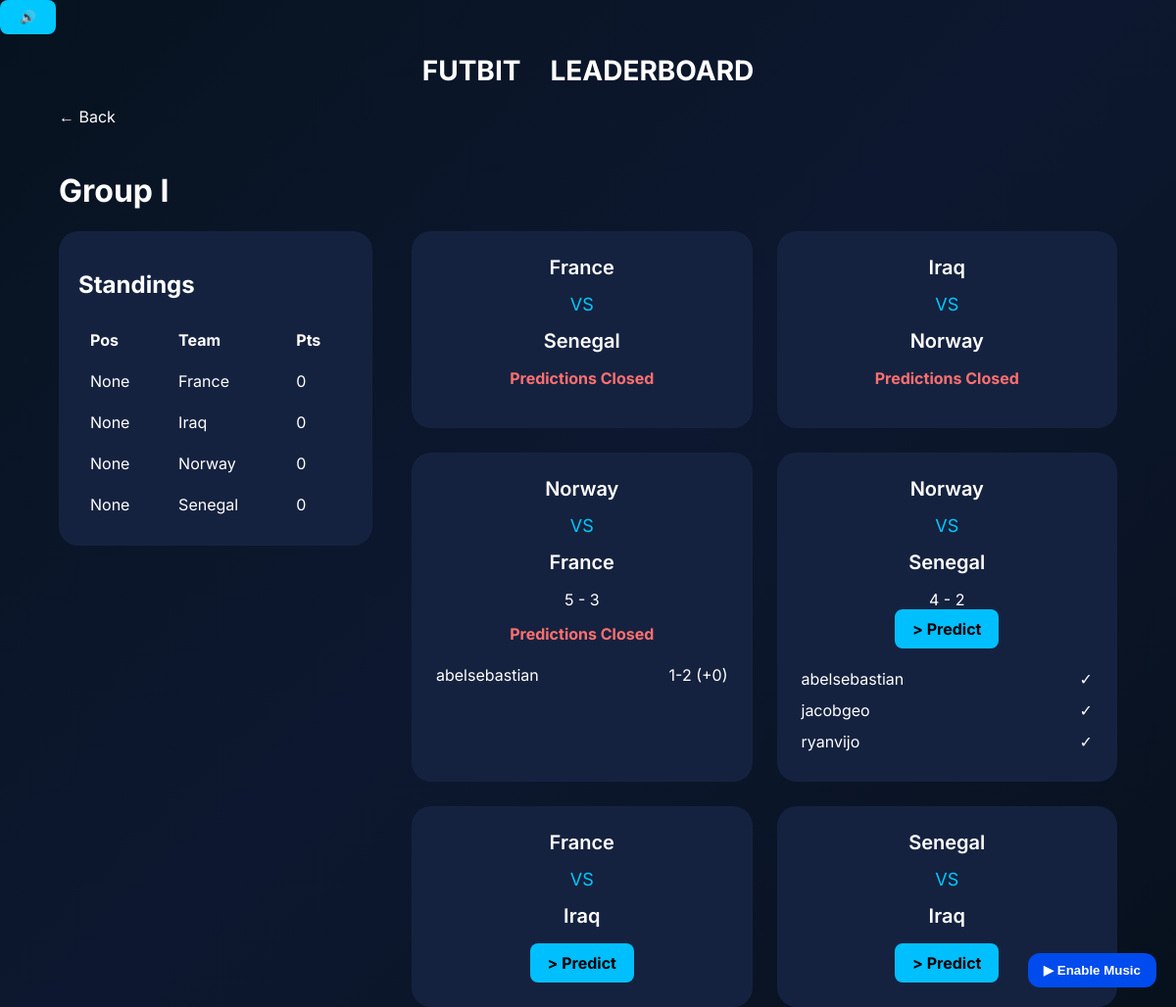
The app's page /group/I, older data.
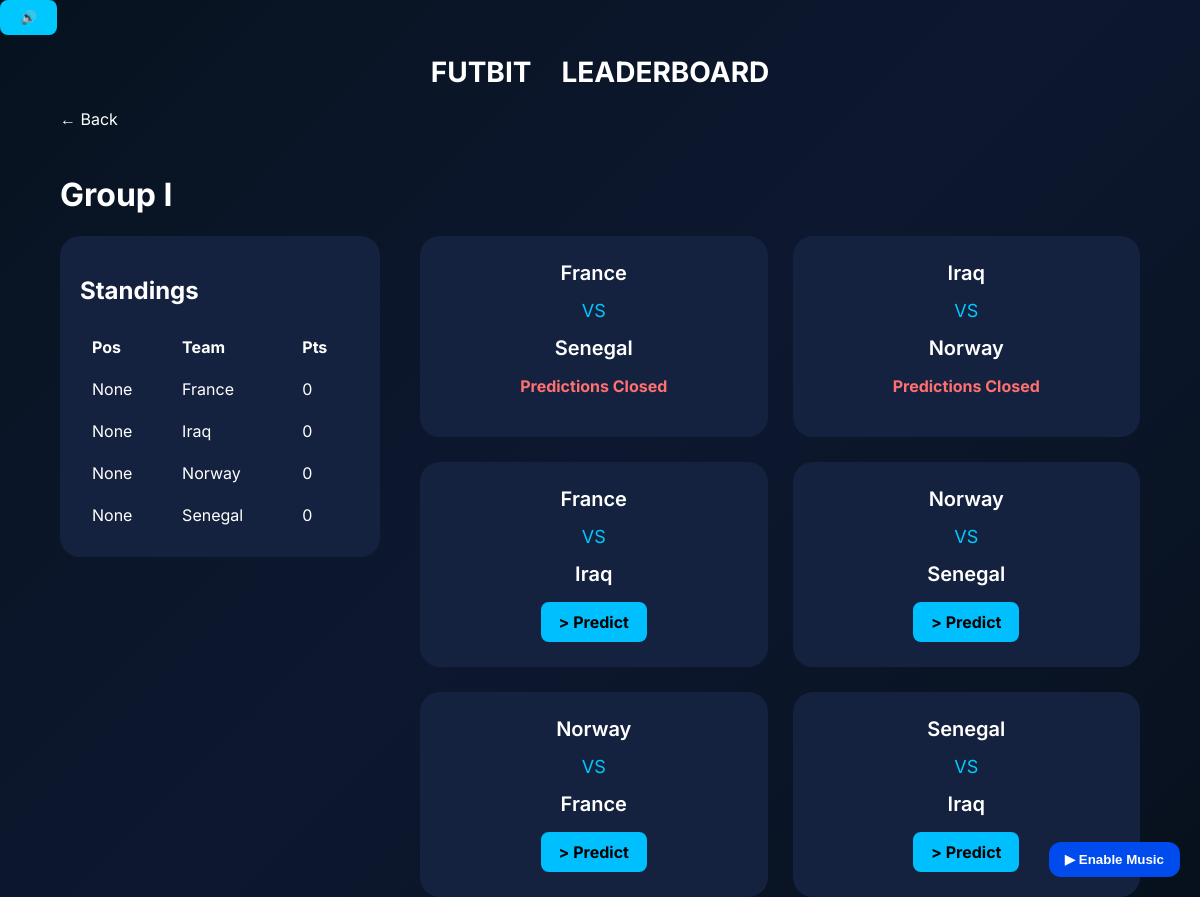
The same page, newer data.
### tables this page shows
CREATE TABLE standings (
            id INTEGER PRIMARY KEY AUTOINCREMENT,
            group_name TEXT,
            team TEXT,
            played INTEGER DEFAULT 0,
            wins INTEGER DEFAULT 0,
            draws INTEGER DEFAULT 0,
            losses INTEGER DEFAULT 0,
            gf INTEGER DEFAULT 0,
            ga INTEGER DEFAULT 0,
            gd INTEGER DEFAULT 0,
            points INTEGER DEFAULT 0,
            position integer,
            UNIQUE(group_name, team)
        );

CREATE TABLE matches (
            id INTEGER PRIMARY KEY,
            team1 TEXT,
            team2 TEXT,
            group_name TEXT,
            stage TEXT,
            match_number INTEGER,
            kickoff DATETIME,
            score1 INTEGER,
            score2 INTEGER,
            status TEXT,
            processed INTEGER DEFAULT 0
        );

CREATE TABLE predictions (
            id INTEGER PRIMARY KEY AUTOINCREMENT,
            user_id INTEGER,
            match_id INTEGER,
            pred1 INTEGER,
            pred2 INTEGER,
            submitted_at DATETIME,
            points_awarded INTEGER DEFAULT 0,
            FOREIGN KEY(user_id) REFERENCES users(id),
            FOREIGN KEY(match_id) REFERENCES matches(id),
            UNIQUE(user_id, match_id)
        );

CREATE TABLE users (
            id INTEGER PRIMARY KEY AUTOINCREMENT,
            username TEXT UNIQUE NOT NULL,
            password_hash TEXT NOT NULL,
            student_class INTEGER,
            division TEXT,
            is_admin INTEGER DEFAULT 0,
            created_at DATETIME,
            last_login DATETIME
        , points INTEGER DEFAULT 0);

### app.py (the view)
@app.route("/group/<group_name>")
def group(group_name):
    matches = get_matches_by_group(group_name)
    standings = get_standings(group_name)
    predictions = {}
    prediction_visibility = {}
    for match in matches:
        preds = get_match_predictions(match["id"])
        if prediction_closed(match["id"]):
            preds.sort(key=lambda p: (-p["points_awarded"], p["submitted_at"]))
        else:
            preds.sort(key=lambda p: p["submitted_at"])
        prediction_visibility[match["id"]] = preds
    if "user_id" in session:
        for match in matches:
            pred = get_prediction(session["user_id"], match["id"])
            predictions[match["id"]] = pred
    return render_template(
        "group.html",
        group_name=group_name,
        matches=matches,
        standings=standings,
        predictions=predictions,
        prediction_visibility=prediction_visibility,
        predict_match=request.args.get("predict", type=int),
    )

### helpers.py (called while the page is built)
def get_connection():
    conn = sqlite3.connect(DB_PATH)
    conn.row_factory = sqlite3.Row
    conn.execute("PRAGMA foreign_keys = ON")
    return conn

def get_matches_by_group(group_name):
    conn = get_connection()
    matches = conn.execute(
        """
        SELECT *
        FROM matches
        WHERE group_name=?
        ORDER BY kickoff
        """,
        (group_name,),
    ).fetchall()
    conn.close()
    return matches

def get_standings(group_name):
    conn = get_connection()
    standings = conn.execute(
        """
        SELECT *
        FROM standings
        WHERE group_name=?
        ORDER BY
            position ASC
        """,
        (group_name,),
    ).fetchall()
    conn.close()
    return standings

def get_match(match_id):
    conn = get_connection()
    match = conn.execute(
        """
        SELECT *

        FROM matches

        WHERE id = ?

        """,
        (match_id,),
    ).fetchone()
    conn.close()
    return match

### templates/group.html (shortened to what this page needs)
{% extends "base.html" %} {% block content %}
<a href="{{url_for('home')}}" class="back"> ← Back </a>
<h1>Group {{group_name}}</h1>
<div class="group-layout">
  <div class="standings-card">
    <h2>Standings</h2>
    <table>
      <tr>
        <th>Pos</th>
        <th>Team</th>
        <th>Pts</th>
      </tr>
      {% for team in standings %}
      <tr>
        <td>{{team["position"]}}</td>
        <td>{{team["team"]}}</td>
        <td>{{team["points"]}}</td>
      </tr>
      {% endfor %}
    </table>
  </div>
  <div class="matches-section">
    {% for match in matches %}
    <div class="match-card" id="match-{{match['id']}}">
      <div class="team">{{match["team1"]}}</div>
      <div class="vs">VS</div>
      <div class="team">{{match["team2"]}}</div>
      {% if match["processed"] %}
      <div class="match-score">{{match["score1"]}} - {{match["score2"]}}</div>
      {% endif %}
      {% set prediction = predictions.get(match["id"]) %} {% if
      prediction_closed(match["id"]) %}
      <p class="closed-text">Predictions Closed</p>
      {% else %} {% if predict_match == match["id"] %}
      <form
        method="POST"
        action="{{ url_for('predict', match_id=match['id']) }}"
        class="prediction-form"
      >
        <input type="hidden" name="group_name" value="{{group_name}}" />
        <input
          type="number"
          name="pred1"
          min="0"
          max="20"
          required
          value="{{ prediction['pred1'] if prediction else '' }}"
        />
        -
        <input
          type="number"
          name="pred2"
          min="0"
          max="20"
          required
          value="{{ prediction['pred2'] if prediction else '' }}"
        />
        <button>
          {{ "Update Prediction" if prediction else "Save Prediction" }}
        </button>
      </form>
      {% else %}
      <a
        href="{{url_for('group',group_name=group_name)}}?predict={{match['id']}}#match-{{match['id']}}"
        class="predict-button"
      >
        > Predict
      </a>
      {% endif %} {% endif %} {% set preds =
      prediction_visibility.get(match["id"], []) %} {% if preds %}
      <div class="prediction-preview">
        {% for p in preds[:5] %}
        <div class="prediction-line">
          <span>{{ p["username"] }}</span>
          {% if prediction_closed(match["id"]) %}
          <span>
            {{ p["pred1"] }}-{{ p["pred2"] }} {% if match["processed"] %} (+{{
            p["points_awarded"] }}) {% endif %}
          </span>
          {% else %}
          <span> ✓ </span>
          {% endif %}
        </div>
        {% endfor %}
      </div>
      {% endif %}
    </div>
    {% endfor %}
  </div>
</div>
{% endblock %}

Row changes from the older to the newer data that the page shows:
removed predictions: username "abelsebastian", pred1 "1", pred2 "2", points_awarded "0", shown under matches (number 5 of 6 on the later page)
removed predictions: username "abelsebastian", shown under matches (number 4 of 6 on the later page)
removed predictions: username "jacobgeo", shown under matches (number 4 of 6 on the later page)
removed predictions: username "ryanvijo", shown under matches (number 4 of 6 on the later page)
shown differently, row unchanged: matches (number 3 of 6 on the later page): moves up the list
changed matches (number 4 of 6 on the later page): processed 1 → 0 (drawn); score1 "4" → (not shown); score2 "2" → (not shown); moves down the list
changed matches (number 5 of 6 on the later page): processed 1 → 0 (drawn); score1 "5" → (not shown); score2 "3" → (not shown); text "Predictions Closed" → "> Predict"
